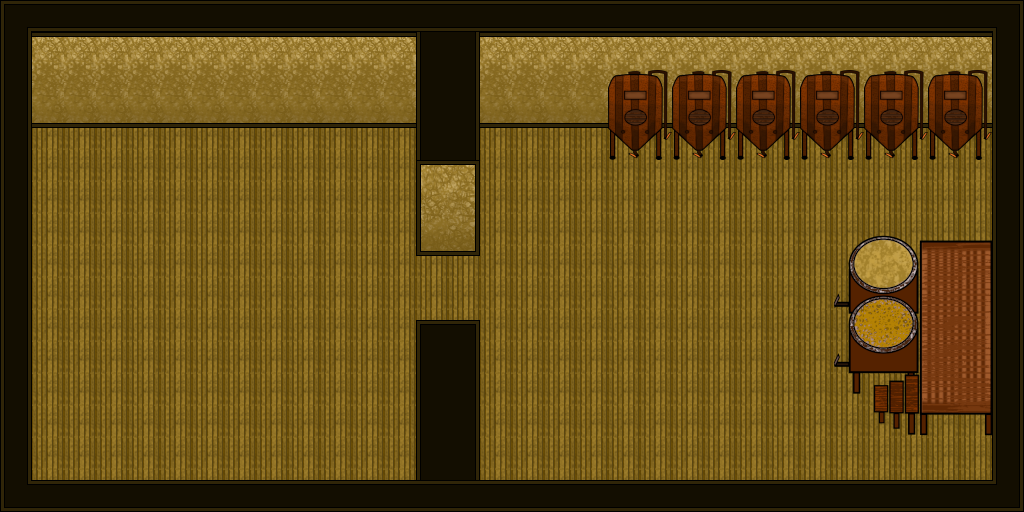

The image is a tile-based game level rendered from a .tmx file. Its description and complete source (layers, tilesets, objects, tile grids) follow:
An orthogonal 32x16 tile map with 32x32 px tiles, 2 tile layers (Map, Equipment).

<map version="1.10" tiledversion="1.10.2" orientation="orthogonal" renderorder="right-down" width="32" height="16" tilewidth="32" tileheight="32" infinite="0" nextlayerid="8" nextobjectid="1">
 <tileset firstgid="1" source="FullTileSet1.tsx" />
 <layer id="6" name="Map" width="32" height="16">
  <data encoding="csv">
4,1610612752,1610612752,1610612752,1610612752,1610612752,1610612752,1610612752,1610612752,1610612752,1610612752,1610612752,1610612752,2684354576,1610612752,1610612752,1610612752,1610612752,1610612752,1610612752,1610612752,1610612752,1610612752,1610612752,1610612752,1610612752,1610612752,1610612752,1610612752,1610612752,1610612752,5,
16,8,8,8,8,8,8,8,8,8,8,8,8,11,13,8,8,8,8,8,8,8,8,8,8,8,8,8,8,8,8,16,
16,18,18,18,18,18,18,18,18,18,18,18,18,11,13,18,18,18,18,18,18,18,18,18,18,18,18,18,18,18,18,16,
16,28,28,28,28,28,28,28,28,28,28,28,28,11,13,28,28,28,28,28,28,28,28,28,28,28,28,28,28,28,28,16,
16,24,24,24,24,24,24,24,24,24,24,24,24,11,13,24,24,24,24,24,24,24,24,24,24,24,24,24,24,24,24,16,
16,24,24,24,24,24,24,24,24,24,24,24,24,7,9,24,24,24,24,24,24,24,24,24,24,24,24,24,24,24,24,16,
16,24,24,24,24,24,24,24,24,24,24,24,24,17,19,24,24,24,24,24,24,24,24,24,24,24,24,24,24,24,24,16,
16,24,24,24,24,24,24,24,24,24,24,24,24,27,29,24,24,24,24,24,24,24,24,24,24,24,24,24,24,24,24,16,
16,24,24,24,24,24,24,24,24,24,24,24,24,24,24,24,24,24,24,24,24,24,24,24,24,24,24,24,24,24,24,16,
16,24,24,24,24,24,24,24,24,24,24,24,24,24,24,24,24,24,24,24,24,24,24,24,24,24,24,24,24,24,24,16,
16,24,24,24,24,24,24,24,24,24,24,24,24,1,3,24,24,24,24,24,24,24,24,24,24,24,24,24,24,24,24,16,
16,24,24,24,24,24,24,24,24,24,24,24,24,11,13,24,24,24,24,24,24,24,24,24,24,24,24,24,24,24,24,16,
16,24,24,24,24,24,24,24,24,24,24,24,24,11,13,24,24,24,24,24,24,24,24,24,24,24,24,24,24,24,24,16,
16,24,24,24,24,24,24,24,24,24,24,24,24,11,13,24,24,24,24,24,24,24,24,24,24,24,24,24,24,24,24,16,
16,24,24,24,24,24,24,24,24,24,24,24,24,11,13,24,24,24,24,24,24,24,24,24,24,24,24,24,24,24,24,16,
14,2684354576,2684354576,2684354576,2684354576,2684354576,2684354576,2684354576,2684354576,2684354576,2684354576,2684354576,2684354576,2684354576,2684354576,2684354576,2684354576,2684354576,2684354576,2684354576,2684354576,2684354576,2684354576,2684354576,2684354576,2684354576,2684354576,2684354576,2684354576,2684354576,2684354576,15
</data>
 </layer>
 <layer id="7" name="Equipment" width="32" height="16">
  <data encoding="csv">
0,0,0,0,0,0,0,0,0,0,0,0,0,0,0,0,0,0,0,0,0,0,0,0,0,0,0,0,0,0,0,0,
0,0,0,0,0,0,0,0,0,0,0,0,0,0,0,0,0,0,0,0,0,0,0,0,0,0,0,0,0,0,0,0,
0,0,0,0,0,0,0,0,0,0,0,0,0,0,0,0,0,0,0,33,34,33,34,33,34,33,34,33,34,33,34,0,
0,0,0,0,0,0,0,0,0,0,0,0,0,0,0,0,0,0,0,43,44,43,44,43,44,43,44,43,44,43,44,0,
0,0,0,0,0,0,0,0,0,0,0,0,0,0,0,0,0,0,0,53,54,53,54,53,54,53,54,53,54,53,54,0,
0,0,0,0,0,0,0,0,0,0,0,0,0,0,0,0,0,0,0,0,0,0,0,0,0,0,0,0,0,0,0,0,
0,0,0,0,0,0,0,0,0,0,0,0,0,0,0,0,0,0,0,0,0,0,0,0,0,0,0,0,0,0,0,0,
0,0,0,0,0,0,0,0,0,0,0,0,0,0,0,0,0,0,0,0,0,0,0,0,0,0,35,36,37,38,39,0,
0,0,0,0,0,0,0,0,0,0,0,0,0,0,0,0,0,0,0,0,0,0,0,0,0,0,45,46,47,48,49,0,
0,0,0,0,0,0,0,0,0,0,0,0,0,0,0,0,0,0,0,0,0,0,0,0,0,0,55,56,57,58,59,0,
0,0,0,0,0,0,0,0,0,0,0,0,0,0,0,0,0,0,0,0,0,0,0,0,0,0,65,66,67,68,69,0,
0,0,0,0,0,0,0,0,0,0,0,0,0,0,0,0,0,0,0,0,0,0,0,0,0,0,75,76,77,78,79,0,
0,0,0,0,0,0,0,0,0,0,0,0,0,0,0,0,0,0,0,0,0,0,0,0,0,0,85,86,87,88,89,0,
0,0,0,0,0,0,0,0,0,0,0,0,0,0,0,0,0,0,0,0,0,0,0,0,0,0,95,96,97,98,99,0,
0,0,0,0,0,0,0,0,0,0,0,0,0,0,0,0,0,0,0,0,0,0,0,0,0,0,0,0,0,0,0,0,
0,0,0,0,0,0,0,0,0,0,0,0,0,0,0,0,0,0,0,0,0,0,0,0,0,0,0,0,0,0,0,0
</data>
 </layer>
</map>
